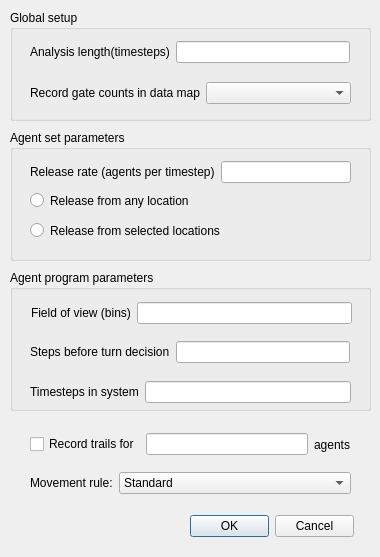
<?xml version="1.0" encoding="UTF-8"?>
<ui version="4.0">
 <class>CAgentAnalysisDlg</class>
 <widget class="QDialog" name="CAgentAnalysisDlg">
  <property name="geometry">
   <rect>
    <x>0</x>
    <y>0</y>
    <width>380</width>
    <height>557</height>
   </rect>
  </property>
  <property name="windowTitle">
   <string>Agent Analysis Setup</string>
  </property>
  <widget class="QGroupBox" name="groupBox">
   <property name="geometry">
    <rect>
     <x>10</x>
     <y>10</y>
     <width>361</width>
     <height>111</height>
    </rect>
   </property>
   <property name="title">
    <string>Global setup</string>
   </property>
   <widget class="QWidget" name="">
    <property name="geometry">
     <rect>
      <x>20</x>
      <y>30</y>
      <width>320</width>
      <height>24</height>
     </rect>
    </property>
    <layout class="QHBoxLayout" name="horizontalLayout">
     <item>
      <widget class="QLabel" name="label">
       <property name="text">
        <string>Analysis length(timesteps)</string>
       </property>
      </widget>
     </item>
     <item>
      <widget class="QLineEdit" name="c_timesteps"/>
     </item>
    </layout>
   </widget>
   <widget class="QWidget" name="">
    <property name="geometry">
     <rect>
      <x>20</x>
      <y>70</y>
      <width>321</width>
      <height>26</height>
     </rect>
    </property>
    <layout class="QHBoxLayout" name="horizontalLayout_2">
     <item>
      <widget class="QLabel" name="label_2">
       <property name="text">
        <string>Record gate counts in data map</string>
       </property>
      </widget>
     </item>
     <item>
      <widget class="QComboBox" name="c_layer_selector">
       <property name="frame">
        <bool>true</bool>
       </property>
       <property name="modelColumn">
        <number>0</number>
       </property>
      </widget>
     </item>
    </layout>
   </widget>
  </widget>
  <widget class="QGroupBox" name="groupBox_2">
   <property name="geometry">
    <rect>
     <x>10</x>
     <y>130</y>
     <width>361</width>
     <height>131</height>
    </rect>
   </property>
   <property name="title">
    <string>Agent set parameters</string>
   </property>
   <widget class="QRadioButton" name="c_release_location">
    <property name="geometry">
     <rect>
      <x>20</x>
      <y>60</y>
      <width>191</width>
      <height>21</height>
     </rect>
    </property>
    <property name="text">
     <string>Release from any location</string>
    </property>
   </widget>
   <widget class="QRadioButton" name="c_radio2">
    <property name="geometry">
     <rect>
      <x>20</x>
      <y>90</y>
      <width>231</width>
      <height>21</height>
     </rect>
    </property>
    <property name="text">
     <string>Release from selected locations</string>
    </property>
   </widget>
   <widget class="QWidget" name="">
    <property name="geometry">
     <rect>
      <x>20</x>
      <y>30</y>
      <width>321</width>
      <height>24</height>
     </rect>
    </property>
    <layout class="QHBoxLayout" name="horizontalLayout_3">
     <item>
      <widget class="QLabel" name="label_3">
       <property name="text">
        <string>Release rate (agents per timestep)</string>
       </property>
      </widget>
     </item>
     <item>
      <widget class="QLineEdit" name="c_release_rate"/>
     </item>
    </layout>
   </widget>
  </widget>
  <widget class="QGroupBox" name="groupBox_3">
   <property name="geometry">
    <rect>
     <x>10</x>
     <y>270</y>
     <width>361</width>
     <height>141</height>
    </rect>
   </property>
   <property name="title">
    <string>Agent program parameters</string>
   </property>
   <widget class="QWidget" name="">
    <property name="geometry">
     <rect>
      <x>21</x>
      <y>31</y>
      <width>321</width>
      <height>24</height>
     </rect>
    </property>
    <layout class="QHBoxLayout" name="horizontalLayout_4">
     <item>
      <widget class="QLabel" name="label_4">
       <property name="text">
        <string>Field of view (bins)</string>
       </property>
      </widget>
     </item>
     <item>
      <widget class="QLineEdit" name="c_fov"/>
     </item>
    </layout>
   </widget>
   <widget class="QWidget" name="">
    <property name="geometry">
     <rect>
      <x>20</x>
      <y>70</y>
      <width>320</width>
      <height>24</height>
     </rect>
    </property>
    <layout class="QHBoxLayout" name="horizontalLayout_5">
     <item>
      <widget class="QLabel" name="label_5">
       <property name="text">
        <string>Steps before turn decision</string>
       </property>
      </widget>
     </item>
     <item>
      <widget class="QLineEdit" name="c_steps"/>
     </item>
    </layout>
   </widget>
   <widget class="QWidget" name="">
    <property name="geometry">
     <rect>
      <x>20</x>
      <y>110</y>
      <width>321</width>
      <height>24</height>
     </rect>
    </property>
    <layout class="QHBoxLayout" name="horizontalLayout_6">
     <item>
      <widget class="QLabel" name="label_6">
       <property name="text">
        <string>Timesteps in system</string>
       </property>
      </widget>
     </item>
     <item>
      <widget class="QLineEdit" name="c_frames"/>
     </item>
    </layout>
   </widget>
  </widget>
  <widget class="QWidget" name="">
   <property name="geometry">
    <rect>
     <x>30</x>
     <y>430</y>
     <width>321</width>
     <height>29</height>
    </rect>
   </property>
   <layout class="QHBoxLayout" name="horizontalLayout_7">
    <item>
     <widget class="QCheckBox" name="c_record_trails">
      <property name="text">
       <string>Record trails for</string>
      </property>
     </widget>
    </item>
    <item>
     <widget class="QLineEdit" name="c_trail_count"/>
    </item>
    <item>
     <widget class="QLabel" name="label_7">
      <property name="text">
       <string>agents</string>
      </property>
     </widget>
    </item>
   </layout>
  </widget>
  <widget class="QWidget" name="">
   <property name="geometry">
    <rect>
     <x>30</x>
     <y>470</y>
     <width>321</width>
     <height>26</height>
    </rect>
   </property>
   <layout class="QHBoxLayout" name="horizontalLayout_8">
    <item>
     <widget class="QLabel" name="label_8">
      <property name="text">
       <string>Movement rule:</string>
      </property>
     </widget>
    </item>
    <item>
     <widget class="QComboBox" name="c_occlusion">
      <item>
       <property name="text">
        <string>Standard</string>
       </property>
      </item>
      <item>
       <property name="text">
        <string>Line of Sight Length</string>
       </property>
      </item>
      <item>
       <property name="text">
        <string>Occluded Length</string>
       </property>
      </item>
      <item>
       <property name="text">
        <string>Any occlusions</string>
       </property>
      </item>
      <item>
       <property name="text">
        <string>Occlusions Group bins (45 degrees)</string>
       </property>
      </item>
      <item>
       <property name="text">
        <string>Occlusions Group bins (60 degrees)</string>
       </property>
      </item>
      <item>
       <property name="text">
        <string>Furthest occlusion per bin</string>
       </property>
      </item>
      <item>
       <property name="text">
        <string>Per bin far distance weighted</string>
       </property>
      </item>
      <item>
       <property name="text">
        <string>Per bin angle weighted</string>
       </property>
      </item>
      <item>
       <property name="text">
        <string>Per bin far distance and angle weighted</string>
       </property>
      </item>
      <item>
       <property name="text">
        <string>Per bin memory</string>
       </property>
      </item>
     </widget>
    </item>
   </layout>
  </widget>
  <widget class="QWidget" name="">
   <property name="geometry">
    <rect>
     <x>190</x>
     <y>510</y>
     <width>164</width>
     <height>32</height>
    </rect>
   </property>
   <layout class="QHBoxLayout" name="horizontalLayout_9">
    <item>
     <widget class="QPushButton" name="c_ok">
      <property name="text">
       <string>OK</string>
      </property>
     </widget>
    </item>
    <item>
     <widget class="QPushButton" name="c_cancel">
      <property name="text">
       <string>Cancel</string>
      </property>
     </widget>
    </item>
   </layout>
  </widget>
 </widget>
 <resources/>
 <connections>
  <connection>
   <sender>c_ok</sender>
   <signal>clicked()</signal>
   <receiver>CAgentAnalysisDlg</receiver>
   <slot>OnOK()</slot>
   <hints>
    <hint type="sourcelabel">
     <x>168</x>
     <y>536</y>
    </hint>
    <hint type="destinationlabel">
     <x>55</x>
     <y>520</y>
    </hint>
   </hints>
  </connection>
  <connection>
   <sender>c_cancel</sender>
   <signal>clicked()</signal>
   <receiver>CAgentAnalysisDlg</receiver>
   <slot>OnCancel()</slot>
   <hints>
    <hint type="sourcelabel">
     <x>257</x>
     <y>537</y>
    </hint>
    <hint type="destinationlabel">
     <x>335</x>
     <y>509</y>
    </hint>
   </hints>
  </connection>
 </connections>
 <slots>
  <slot>OnOK()</slot>
  <slot>OnCancel()</slot>
 </slots>
</ui>
